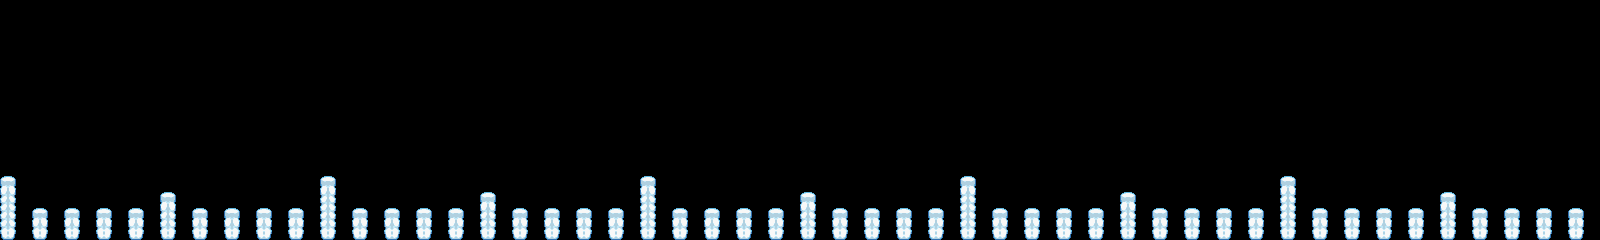

This game map was drawn from its Tiled (.tmx) file and the tilesets committed beside it. A one-line description and the trimmed map source follow:
An orthogonal 100x15 tile map with 16x16 px tiles, 1 tile layer (terrain), 1 hidden layer not drawn, 3 tilesets and 13 objects (7x EnemyFighter, 5x EnemyEgg, Camera).

<map version="1.10" tiledversion="1.11.2" orientation="orthogonal" renderorder="right-down" width="100" height="15" tilewidth="16" tileheight="16" infinite="0" nextlayerid="4" nextobjectid="54">
 <editorsettings>
  <export target="../../levels/cool.dat" format="c2map" />
 </editorsettings>
 <tileset firstgid="1" source="../tilesets/antartica.tsx" />
 <tileset firstgid="494" source="../tilesets/collision.tsx" />
 <tileset firstgid="569" source="../tilesets/enemies.tsx" />
 <layer id="1" name="terrain" width="100" height="15">
  <data>[1500 cells, 115 non-empty, 3 distinct tile ids]</data>
 </layer>
 <layer id="3" name="collision" class="cog2d.CollisionLayer" width="100" height="15" visible="0" opacity="0.34">
  <data>[1500 cells, 115 non-empty, 1 distinct tile ids]</data>
 </layer>
 <objectgroup id="2" name="objects">
  <object id="15" type="Camera" x="0" y="0" width="320" height="240" />
  <object id="37" template="../templates/enemy.tx" type="EnemyEgg" x="464" y="160" />
  <object id="42" template="../templates/enemy.tx" type="EnemyEgg" x="496" y="160" />
  <object id="43" template="../templates/enemy.tx" type="EnemyEgg" x="528" y="160" />
  <object id="44" template="../templates/enemy.tx" type="EnemyEgg" x="560" y="160" />
  <object id="45" template="../templates/enemy.tx" type="EnemyEgg" x="592" y="160" />
  <object id="46" template="../templates/enemyfighter.tx" type="EnemyFighter" x="832" y="80" />
  <object id="48" template="../templates/enemyfighter.tx" type="EnemyFighter" x="832" y="112" />
  <object id="49" template="../templates/enemyfighter.tx" type="EnemyFighter" x="968" y="48" />
  <object id="50" template="../templates/enemyfighter.tx" type="EnemyFighter" x="1072" y="112" />
  <object id="51" template="../templates/enemyfighter.tx" type="EnemyFighter" x="955" y="155" />
  <object id="52" template="../templates/enemyfighter.tx" type="EnemyFighter" x="1149" y="56" />
  <object id="47" template="../templates/enemyfighter.tx" type="EnemyFighter" x="832" y="96" />
 </objectgroup>
</map>
